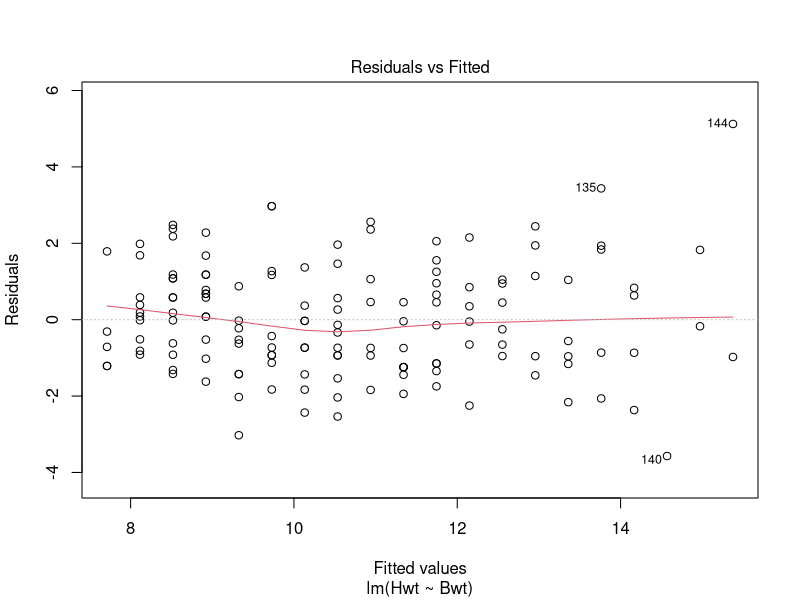
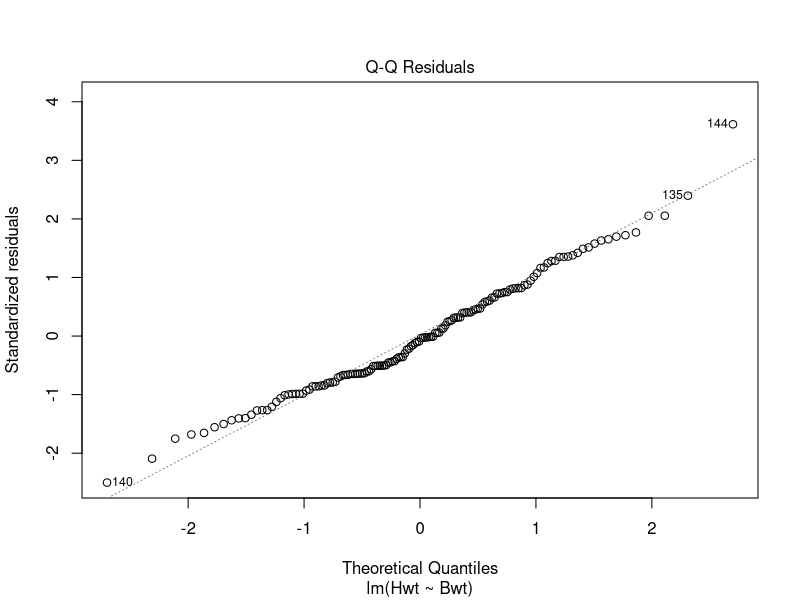

Source code (R) for these figures, in order:
## ---- chunk 1
library(MASS)
library(tidyverse)

model = lm(Hwt ~ Bwt, data = cats)

# First check assumptions
plot(model, which = 1:2)


## ---- chunk 2
summary(model)   # Gives us the p-value
